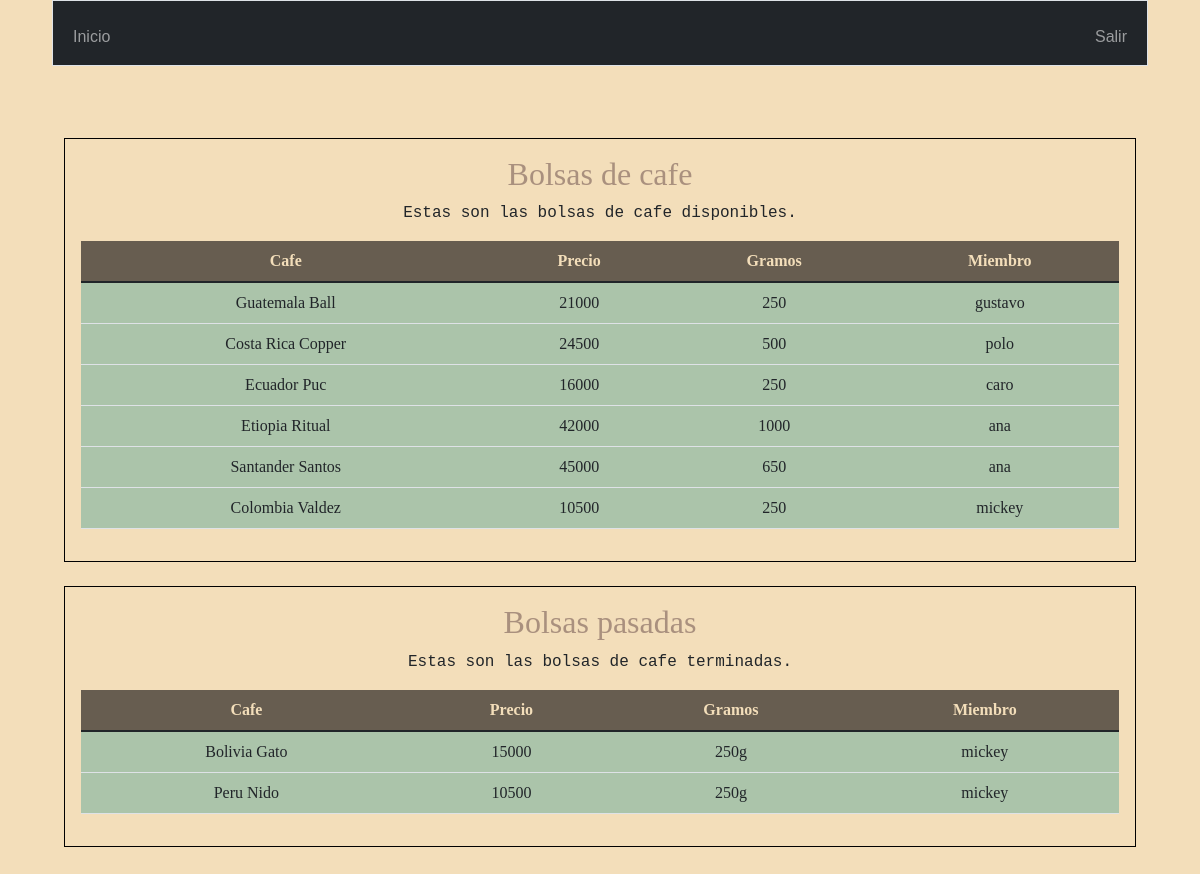
Before: /bolsas (signed in) with the older database file.
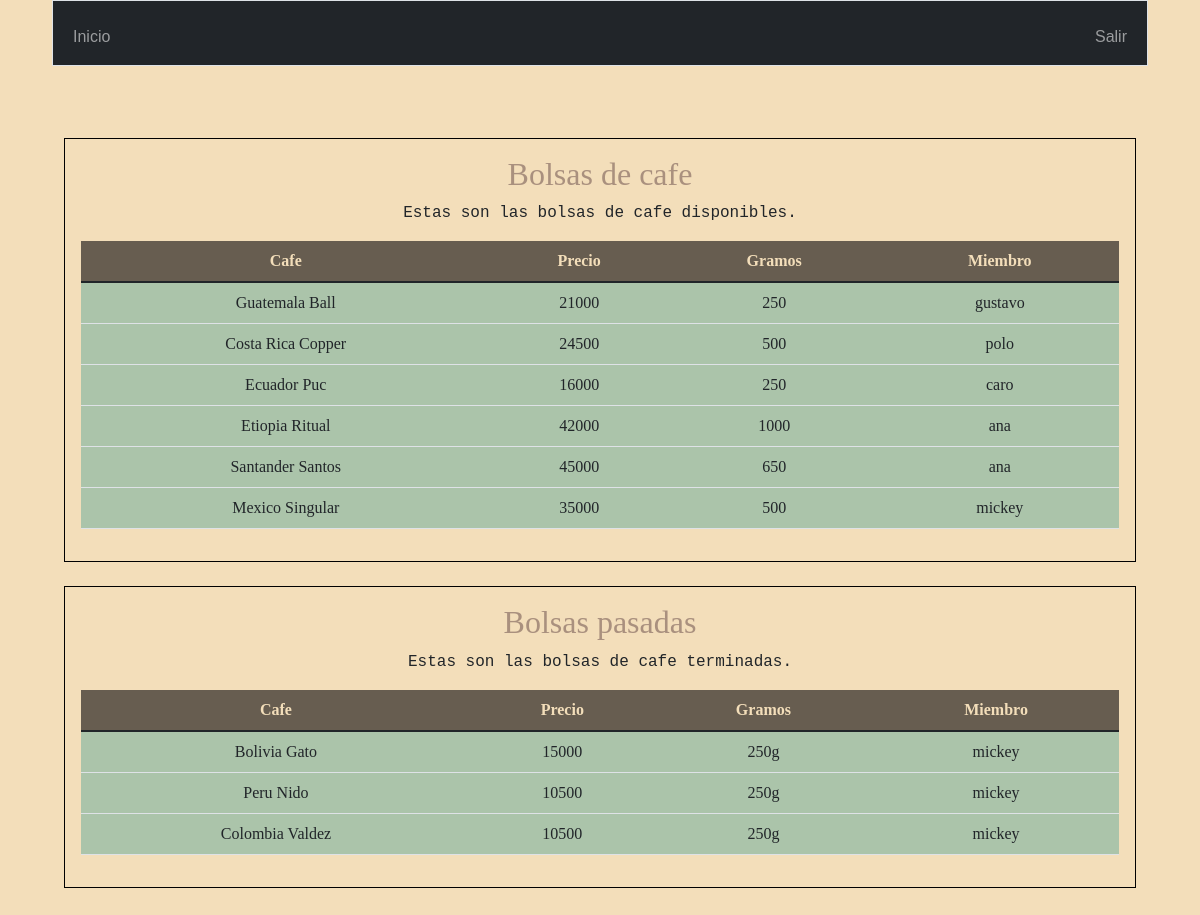
After: the same page with the newer database file.
### tables this page shows
CREATE TABLE bolsas ( id INTEGER PRIMARY KEY AUTOINCREMENT NOT NULL, user_id INTEGER, origin TEXT, price INTEGER, grams INTEGER, toaster TEXT NOT NULL, date DATE, active TEXT NOT NULL, FOREIGN KEY(user_id) REFERENCES users(id));

CREATE TABLE users (id INTEGER PRIMARY KEY AUTOINCREMENT NOT NULL, username TEXT NOT NULL, hash TEXT NOT NULL);

### app.py (the view)
@app.route("/bolsas")
@login_required
def bolsas():
    bolsas = db.execute("SELECT origin, toaster, price AS precio, date AS fecha, users.id AS miembro, active, grams FROM bolsas JOIN users ON bolsas.user_id = users.id ")
    for bolsa in bolsas:
        n=bolsa["miembro"]
        temp = username(n)
        bolsa["miembro"]=temp
    bolsas_activas = []
    bolsas_pasadas = []
    for bolsa in bolsas:
        if bolsa["active"]=="YES":
            bolsas_activas.append(bolsa)
        else:
            bolsas_pasadas.append(bolsa)
    return render_template("bolsas.html", activas = bolsas_activas, pasadas = bolsas_pasadas)

### app.py (called while the page is built)
@app.after_request
def after_request(response):
    response.headers["Cache-Control"] = "no-cache, no-store, must-revalidate"
    response.headers["Expires"] = 0
    response.headers["Pragma"] = "no-cache"
    return response

### helpers.py (called while the page is built)
def login_required(f):
    @wraps(f)
    def decorated_function(*args, **kwargs):
        if session.get("user_id") is None:
            return redirect("/login")
        return f(*args, **kwargs)
    return decorated_function

def username(n):
    n = int(n)
    query = db.execute("SELECT username FROM users WHERE id=?", n)
    return query[0]["username"]

### templates/bolsas.html (shortened to what this page needs)
{% extends "layout.html" %}
{% block main %}
<div class="md-4 cuadro">
	<h2> Bolsas de cafe  </h2>
	<p> Estas son las bolsas de cafe disponibles.  </p>
	<table class="table table-stripped">
		<thead >
		<tr>
			<th scope="col"> Cafe </th>
			<th scope="col"> Precio  </th>
			<th scope="col"> Gramos  </th>
			<th scope="col"> Miembro </th>
		</tr>
		</thead>
		<tbody>
			{% for bolsa in activas %}
			<tr>
			<td> {{bolsa.origin}} {{bolsa.toaster}} </td>
			<td> {{ bolsa.precio}} </td>
			<td> {{ bolsa.grams}} </td>
			<td> {{ bolsa.miembro}} </td>
			</tr>
			{% endfor %}
		</tbody>
	</table>
</div>
<div class="md-4 cuadro">
	<h2> Bolsas pasadas  </h2>
	<p> Estas son las bolsas de cafe terminadas.  </p>
	<table class="table">
		<thead class="thead-dark">
		<tr>
			<th scope="col"> Cafe </th>
			<th scope="col"> Precio  </th>
			<th scope="col"> Gramos  </th>
			<th scope="col"> Miembro </th>
		</tr>
		</thead>
		<tbody>
			{% for bolsa in pasadas %}
			<tr>
			<td> {{bolsa.origin}} {{bolsa.toaster}} </td>
			<td> {{ bolsa.precio}} </td>
			<td> {{ bolsa.grams}}g </td>
			<td> {{ bolsa.miembro}} </td>
			</tr>
			{% endfor %}
		</tbody>
	</table>
</div>
{% endblock %}

Changed rows visible on the page:
added bolsas: origin "Mexico", toaster "Singular", precio "35000", grams "500", miembro "mickey", shown under "Bolsas de cafe"
changed bolsas "Colombia": moves from the list under "Bolsas de cafe" to the list under "Bolsas pasadas"
